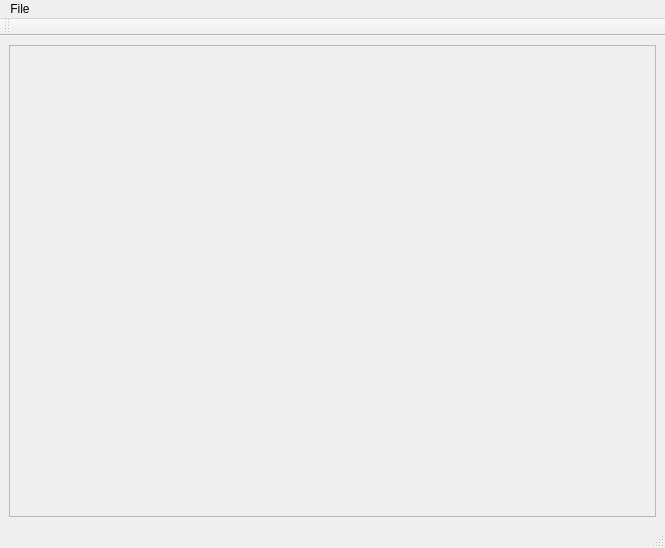
<?xml version="1.0" encoding="UTF-8"?>
<ui version="4.0">
 <class>QSimKit</class>
 <widget class="QMainWindow" name="QSimKit">
  <property name="geometry">
   <rect>
    <x>0</x>
    <y>0</y>
    <width>665</width>
    <height>548</height>
   </rect>
  </property>
  <property name="windowTitle">
   <string>QSimKit</string>
  </property>
  <widget class="QWidget" name="centralwidget">
   <layout class="QGridLayout" name="gridLayout">
    <item row="0" column="0">
     <widget class="QScrollArea" name="scrollArea">
      <property name="widgetResizable">
       <bool>true</bool>
      </property>
      <widget class="Screen" name="screen">
       <property name="geometry">
        <rect>
         <x>0</x>
         <y>0</y>
         <width>651</width>
         <height>487</height>
        </rect>
       </property>
      </widget>
     </widget>
    </item>
   </layout>
  </widget>
  <widget class="QStatusBar" name="statusbar"/>
  <widget class="QToolBar" name="toolbar">
   <property name="windowTitle">
    <string>toolBar</string>
   </property>
   <attribute name="toolBarArea">
    <enum>TopToolBarArea</enum>
   </attribute>
   <attribute name="toolBarBreak">
    <bool>false</bool>
   </attribute>
  </widget>
  <widget class="QMenuBar" name="menubar">
   <property name="geometry">
    <rect>
     <x>0</x>
     <y>0</y>
     <width>665</width>
     <height>21</height>
    </rect>
   </property>
   <widget class="QMenu" name="menuFile">
    <property name="title">
     <string>File</string>
    </property>
    <addaction name="actionNew_project"/>
    <addaction name="actionLoad_project"/>
    <addaction name="actionSave_project"/>
    <addaction name="separator"/>
    <addaction name="actionLoad_A43"/>
    <addaction name="actionLoad_ELF"/>
    <addaction name="actionProject_options"/>
    <addaction name="separator"/>
    <addaction name="actionExit"/>
   </widget>
   <addaction name="menuFile"/>
  </widget>
  <action name="actionLoad_A43">
   <property name="text">
    <string>Load A43 (Intel HEX)</string>
   </property>
  </action>
  <action name="actionExit">
   <property name="text">
    <string>Exit</string>
   </property>
  </action>
  <action name="actionStart">
   <property name="text">
    <string>Start</string>
   </property>
  </action>
  <action name="actionStop">
   <property name="text">
    <string>Stop</string>
   </property>
  </action>
  <action name="actionStep">
   <property name="text">
    <string>Step</string>
   </property>
  </action>
  <action name="actionNew_project">
   <property name="text">
    <string>New project</string>
   </property>
  </action>
  <action name="actionLoad_project">
   <property name="text">
    <string>Load project</string>
   </property>
  </action>
  <action name="actionSave_project">
   <property name="text">
    <string>Save project</string>
   </property>
  </action>
  <action name="actionProject_options">
   <property name="text">
    <string>Project options</string>
   </property>
  </action>
  <action name="actionLoad_ELF">
   <property name="text">
    <string>Load ELF</string>
   </property>
  </action>
 </widget>
 <customwidgets>
  <customwidget>
   <class>Screen</class>
   <extends>QWidget</extends>
   <header>ui/Screen.h</header>
   <container>1</container>
  </customwidget>
 </customwidgets>
 <resources/>
 <connections/>
</ui>
